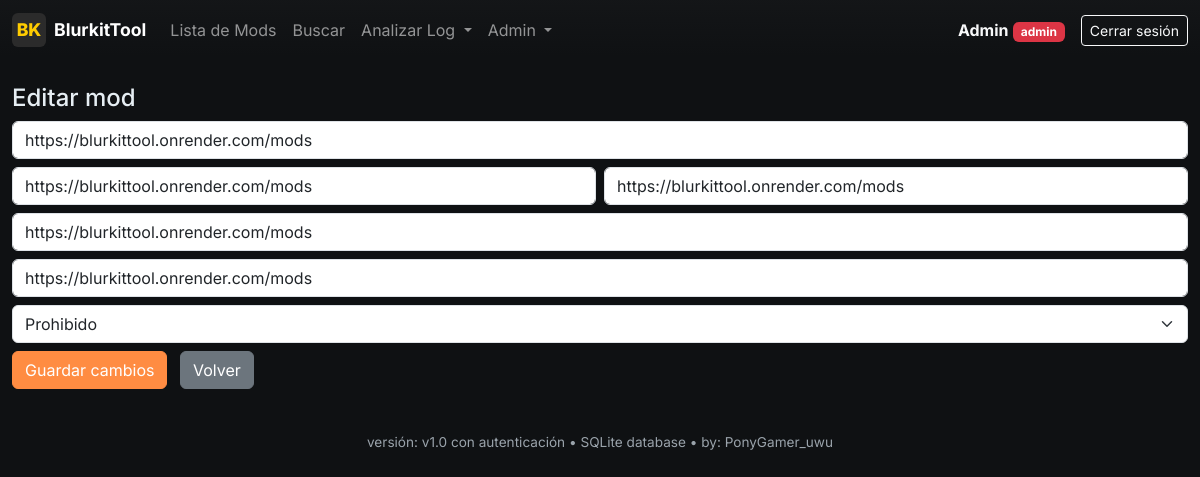
/edit/57 (signed in), run on the app's committed database.
### models.py (models this page shows, shortened)
class User(UserMixin, db.Model):
    __tablename__ = 'users'
    id = db.Column(db.Integer, primary_key=True)
    username = db.Column(db.String(80), unique=True, nullable=False, index=True)
    email = db.Column(db.String(120), unique=True, nullable=False, index=True)
    password_hash = db.Column(db.String(255), nullable=False)
    role = db.Column(db.String(20), nullable=False, default='helper')  # helper, mod, smod, admin
    is_active = db.Column(db.Boolean, default=True, nullable=False)
    created_at = db.Column(db.DateTime, default=datetime.utcnow, nullable=False)
    last_login = db.Column(db.DateTime)
    def has_role(self, *roles):
        return self.role in roles
    def is_admin(self):
        return self.role == 'admin'

class Mod(db.Model):
    __tablename__ = 'mods'
    id = db.Column(db.Integer, primary_key=True)
    name = db.Column(db.String(200), unique=True, nullable=False, index=True)
    status = db.Column(db.String(20), nullable=False, default='prohibido')  # prohibido, permitido
    category = db.Column(db.String(100))
    platform = db.Column(db.String(100))
    description = db.Column(db.Text)
    aliases = db.Column(db.Text)  # Stored as comma-separated string
    created_at = db.Column(db.DateTime, default=datetime.utcnow, nullable=False)
    updated_at = db.Column(db.DateTime, default=datetime.utcnow, onupdate=datetime.utcnow)
    created_by = db.Column(db.Integer, db.ForeignKey('users.id'))
    def get_aliases_list(self):
        if not self.aliases:
            return []
        return [a.strip() for a in self.aliases.split(',') if a.strip()]
    def to_dict(self):
        return {
            'id': self.id,
            'name': self.name,
            'status': self.status,
            'category': self.category,
            'platform': self.platform,
            'description': self.description,
            'alias': self.get_aliases_list(),
            'created_at': self.created_at.isoformat() if self.created_at else None,
            'updated_at': self.updated_at.isoformat() if self.updated_at else None
        }

### app.py (the view, shortened to what this page needs)
@app.route('/edit/<int:idx>', methods=['GET', 'POST'])
@mod_required
def edit(idx):
    mod = Mod.query.get_or_404(idx)
    return render_template('edit.html', idx=idx, mod=mod.to_dict())

### app.py (called while the page is built)
@login_manager.user_loader
def load_user(user_id):
    try:
        return db.session.get(User, int(user_id))
    except:
        return None

@app.before_request
def restore_session_history():
    if current_user.is_authenticated:
        user_key = current_user.username
        if 'logs_history' in session and user_key not in logs_history:
            logs_history[user_key] = session.get('logs_history', [])
        session.permanent = True

@app.after_request
def set_security_headers(response):
    response.headers['X-Frame-Options'] = 'SAMEORIGIN'
    response.headers['X-Content-Type-Options'] = 'nosniff'
    response.headers['X-XSS-Protection'] = '1; mode=block'
    response.headers['Referrer-Policy'] = 'strict-origin-when-cross-origin'
    if os.environ.get('FLASK_ENV') == 'production':
        response.headers['Content-Security-Policy'] = "default-src 'self'; script-src 'self' 'unsafe-inline' https://cdn.jsdelivr.net; style-src 'self' 'unsafe-inline' https://cdn.jsdelivr.net; img-src 'self' data:; font-src 'self' https://cdn.jsdelivr.net"
    return response

### auth.py (called while the page is built)
def roles_required(*roles):
    def decorator(f):
        @wraps(f)
        def decorated_function(*args, **kwargs):
            if not current_user.is_authenticated:
                flash('Por favor inicia sesión para acceder a esta página.', 'warning')
                return redirect(url_for('login'))
            if not current_user.has_role(*roles):
                abort(403)
            return f(*args, **kwargs)
        return decorated_function
    return decorator

### templates/edit.html (shortened to what this page needs)
{% extends 'base.html' %}
{% block content %}
<h4>Editar mod</h4>
<form method="post">
  <div class="mb-2">
    <input name="name" class="form-control" value="{{ mod.name }}" required>
  </div>
  <div class="mb-2 d-flex gap-2">
    <input name="category" class="form-control" value="{{ mod.category }}">
    <input name="platform" class="form-control" value="{{ mod.platform }}">
  </div>
  <div class="mb-2">
    <input name="alias" class="form-control" value="{{ mod.alias | join(', ') }}" placeholder="Alias (coma-separados)">
  </div>
  <div class="mb-2">
    <input name="description" class="form-control" value="{{ mod.description }}" placeholder="Descripción">
  </div>
  <div class="mb-2">
    <select name="status" class="form-select">
      <option value="prohibido" {% if mod.status=='prohibido' %}selected{% endif %}>Prohibido</option>
    </select>
  </div>
  <button class="btn btn-primary">Guardar cambios</button>
  <a href="/mods" class="btn btn-secondary ms-2">Volver</a>
</form>
{% endblock %}

### templates/base.html (shortened to what this page needs)
<!doctype html>
<html lang="es">
  <head>
    <link href="https://cdn.jsdelivr.net/npm/bootstrap@5.3.2/dist/css/bootstrap.min.css" rel="stylesheet">
    <link rel="stylesheet" href="{{ url_for('static', filename='style.css') }}">
  </head>
  <body>
    <nav class="navbar navbar-expand-lg navbar-dark">
      <div class="container container-main">
        <a class="navbar-brand d-flex align-items-center" href="{{ url_for('menu') if current_user.is_authenticated else url_for('login') }}">
          <div style="width:34px;height:34px;background:#2b2b2b;border-radius:6px;display:flex;align-items:center;justify-content:center;margin-right:8px;font-weight:800;color:var(--accent)">BK</div>
          <div>
            BlurkitTool
          </div>
        </a>
        {% if current_user.is_authenticated %}
        <div class="collapse navbar-collapse" id="navbarNav">
          {% if request.endpoint != 'menu' %}
          <ul class="navbar-nav me-auto">
            <li class="nav-item">
              <a class="nav-link" href="{{ url_for('index') }}">Lista de Mods</a>
            </li>
            <li class="nav-item">
              <a class="nav-link" href="{{ url_for('search') }}">Buscar</a>
            </li>
            <li class="nav-item dropdown">
              <a class="nav-link dropdown-toggle" href="#" id="analyzeDropdown" role="button" data-bs-toggle="dropdown">
                Analizar Log
              </a>
            </li>
            {% if current_user.is_admin() %}
            <li class="nav-item dropdown">
              <a class="nav-link dropdown-toggle" href="#" id="adminDropdown" role="button" data-bs-toggle="dropdown">
                Admin
              </a>
            </li>
            {% endif %}
          </ul>
          {% endif %}
          <div class="d-flex align-items-center ms-auto">
            <span class="text-light me-3">
              <strong>{{ current_user.username }}</strong>
              <span class="badge
                {% if current_user.role == 'admin' %}bg-danger
                {% elif current_user.role == 'smod' %}bg-primary
                {% elif current_user.role == 'mod' %}bg-success
                {% else %}bg-info{% endif %}">
                {{ current_user.role }}
              </span>
            </span>
            <a class="btn btn-sm btn-outline-light" href="{{ url_for('logout') }}">Cerrar sesión</a>
          </div>
        </div>
        {% endif %}
      </div>
    </nav>
    <main class="container container-main my-4">
      {% block content %}{% endblock %}
    </main>
    <footer class="container container-main text-center py-3">
      <span class="footer-note">versión: v1.0 con autenticación • SQLite database • by: PonyGamer_uwu</span>
    </footer>
  </body>
</html>

### static/style.css (style rules this page uses)
:root { --bg:#0f1113; --panel:#17181a; --muted:#9aa3ab; --accent:#ffcc00; --good:#2ecc71; --bad:#e74c3c; --card-border: rgba(255,255,255,0.04); }
body { background: var(--bg); color: #e6eef3; font-family: 'Inter', system-ui, -apple-system, 'Segoe UI', Roboto, 'Helvetica Neue', Arial; }
.navbar-brand { font-weight:700; font-size:1.1rem; }
.navbar { background: linear-gradient(180deg, rgba(255,255,255,0.02), rgba(0,0,0,0.02)); }
.container-main { max-width:1200px; margin:0 auto; }
.btn-primary { background-color: #ff8c42 !important; border-color: #ff8c42 !important; color: #ffffff !important; }
.footer-note { color:var(--muted); font-size:0.85rem; }

### data on the page
User: username "Admin", role "admin"
Mod: name "https://blurkittool.onrender.com/mods", category "https://blurkittool.onrender.com/mods", platform "https://blurkittool.onrender.com/mods", description "https://blurkittool.onrender.com/mods", status "Prohibido"
